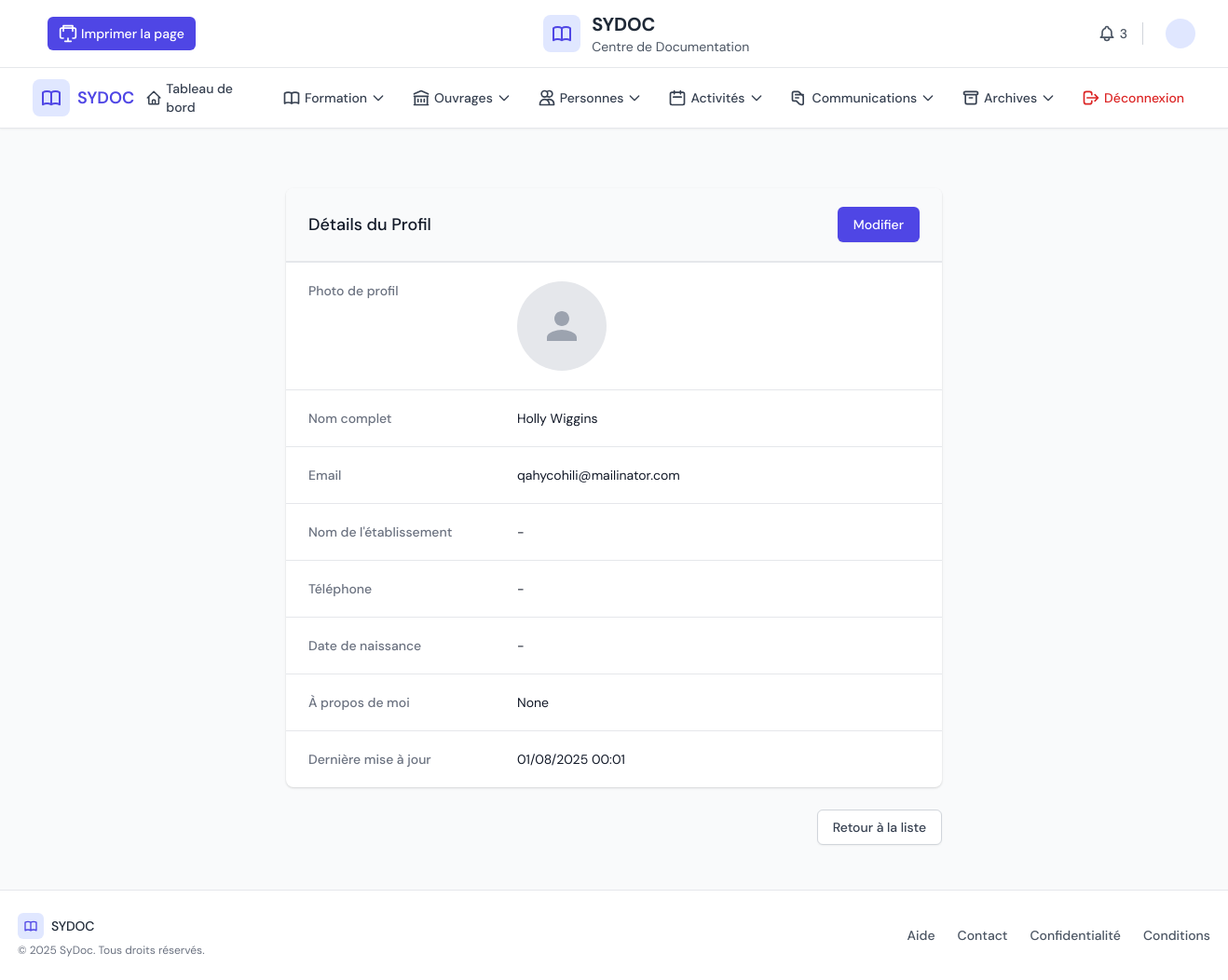
The app's page /center/profiles/2/ with its own data.
### core/models.py (models this page shows, shortened)
class Profile(models.Model):
    user = models.OneToOneField(
        User,
        on_delete=models.CASCADE,
        related_name='profile',
        verbose_name=_('Utilisateur')
    )
    profile_picture = models.ImageField(
        upload_to='profile_pics/',
        blank=True,
        null=True,
        verbose_name=_('Photo de profil'),
        help_text=_('Téléchargez une photo de profil')
    )
    establishment_name = models.CharField(
        max_length=255,
        blank=True,
        null=True,
        verbose_name=_("Nom de l'établissement"),
        help_text=_("Le nom de l'établissement où vous travaillez")
    )
    phone_number = models.CharField(
        max_length=20,
        blank=True,
        null=True,
        verbose_name=_('Numéro de téléphone'),
        validators=[DocumentationCenter.phone_regex],
        help_text=_('Format: +999999999. Maximum 15 chiffres.')
    )
    date_of_birth = models.DateField(
        blank=True,
        null=True,
        verbose_name=_('Date de naissance'),
        help_text=_('Format: JJ/MM/AAAA')
    )
    bio = models.TextField(
        blank=True,
        null=True,
        verbose_name=_('À propos de moi'),
        help_text=_('Une brève description de vous-même')
    )
    updated_at = models.DateTimeField(auto_now=True, verbose_name=_('Dernière mise à jour'))
    class Meta:
        verbose_name = _('Profil')
        verbose_name_plural = _('Profils')

### center_panel/views.py (the view)
# urls.py: path('profiles/<int:pk>/', views.profile_detail, name='profile_detail'),
def profile_detail(request, pk):
    profile = get_object_or_404(Profile, pk=pk)
    context = {
        'profile': profile,
        'title': f'Profil de {profile.user.get_full_name() or profile.user.username}'
    }
    return render(request, 'center_panel/profiles/profile_detail.html', context)

### center_panel/templates/center_panel/profiles/profile_detail.html (shortened to what this page needs)
{% extends 'center_panel/base.html' %}
{% load static i18n %}
{% block content %}
<div class="py-6">
    <div class="max-w-3xl mx-auto px-4 sm:px-6 lg:px-8">
        <div class="bg-white shadow overflow-hidden sm:rounded-lg">
            <div class="px-4 py-5 sm:px-6 bg-gray-50 border-b border-gray-200">
                <div class="flex items-center justify-between">
                    <h3 class="text-lg leading-6 font-medium text-gray-900">
                        {% trans 'Détails du Profil' %}
                    </h3>
                    <div class="flex space-x-2">
                        <a href="{% url 'center_panel:edit_profile' profile.pk %}" class="inline-flex items-center px-4 py-2 border border-transparent text-sm font-medium rounded-md shadow-sm text-white bg-indigo-600 hover:bg-indigo-700 focus:outline-none focus:ring-2 focus:ring-offset-2 focus:ring-indigo-500">
                            {% trans 'Modifier' %}
                        </a>
                    </div>
                </div>
            </div>
            <div class="border-t border-gray-200 px-4 py-5 sm:p-0">
                <dl class="sm:divide-y sm:divide-gray-200">
                    <div class="py-4 sm:py-5 sm:grid sm:grid-cols-3 sm:gap-4 sm:px-6">
                        <dt class="text-sm font-medium text-gray-500">
                            {% trans 'Photo de profil' %}
                        </dt>
                        <dd class="mt-1 text-sm text-gray-900 sm:mt-0 sm:col-span-2">
                            {% if profile.profile_picture %}
                                <img class="h-24 w-24 rounded-full" src="{{ profile.profile_picture.url }}" alt="{{ profile.user.get_full_name|default:profile.user.username }}">
                            {% else %}
                                <div class="h-24 w-24 rounded-full bg-gray-200 flex items-center justify-center">
                                    <svg class="h-12 w-12 text-gray-400" fill="currentColor" viewBox="0 0 24 24">
                                        <path d="M12 12c2.21 0 4-1.79 4-4s-1.79-4-4-4-4 1.79-4 4 1.79 4 4 4zm0 2c-2.67 0-8 1.34-8 4v2h16v-2c0-2.66-5.33-4-8-4z" />
                                    </svg>
                                </div>
                            {% endif %}
                        </dd>
                    </div>
                    <div class="py-4 sm:py-5 sm:grid sm:grid-cols-3 sm:gap-4 sm:px-6">
                        <dt class="text-sm font-medium text-gray-500">
                            {% trans 'Nom complet' %}
                        </dt>
                        <dd class="mt-1 text-sm text-gray-900 sm:mt-0 sm:col-span-2">
                            {{ profile.user.get_full_name|default:profile.user.username }}
                        </dd>
                    </div>
                    <div class="py-4 sm:py-5 sm:grid sm:grid-cols-3 sm:gap-4 sm:px-6">
                        <dt class="text-sm font-medium text-gray-500">
                            {% trans 'Email' %}
                        </dt>
                        <dd class="mt-1 text-sm text-gray-900 sm:mt-0 sm:col-span-2">
                            {{ profile.user.email }}
                        </dd>
                    </div>
                    <div class="py-4 sm:py-5 sm:grid sm:grid-cols-3 sm:gap-4 sm:px-6">
                        <dt class="text-sm font-medium text-gray-500">
                            {% trans "Nom de l'établissement" %}
                        </dt>
                        <dd class="mt-1 text-sm text-gray-900 sm:mt-0 sm:col-span-2">
                            {{ profile.establishment_name|default:"-" }}
                        </dd>
                    </div>
                    <div class="py-4 sm:py-5 sm:grid sm:grid-cols-3 sm:gap-4 sm:px-6">
                        <dt class="text-sm font-medium text-gray-500">
                            {% trans 'Téléphone' %}
                        </dt>
                        <dd class="mt-1 text-sm text-gray-900 sm:mt-0 sm:col-span-2">
                            {{ profile.phone_number|default:"-" }}
                        </dd>
                    </div>
                    <div class="py-4 sm:py-5 sm:grid sm:grid-cols-3 sm:gap-4 sm:px-6">
                        <dt class="text-sm font-medium text-gray-500">
                            {% trans 'Date de naissance' %}
                        </dt>
                        <dd class="mt-1 text-sm text-gray-900 sm:mt-0 sm:col-span-2">
                            {{ profile.date_of_birth|date:"d/m/Y"|default:"-" }}
                        </dd>
                    </div>
                    <div class="py-4 sm:py-5 sm:grid sm:grid-cols-3 sm:gap-4 sm:px-6">
                        <dt class="text-sm font-medium text-gray-500">
                            {% trans 'À propos de moi' %}
                        </dt>
                        <dd class="mt-1 text-sm text-gray-900 sm:mt-0 sm:col-span-2">
                            {{ profile.bio|linebreaks|default:"-" }}
                        </dd>
                    </div>
                    <div class="py-4 sm:py-5 sm:grid sm:grid-cols-3 sm:gap-4 sm:px-6">
                        <dt class="text-sm font-medium text-gray-500">
                            {% trans 'Dernière mise à jour' %}
                        </dt>
                        <dd class="mt-1 text-sm text-gray-900 sm:mt-0 sm:col-span-2">
                            {{ profile.updated_at|date:"d/m/Y H:i" }}
                        </dd>
                    </div>
                </dl>
            </div>
        </div>
        <div class="mt-6 flex justify-end">
            <a href="{% url 'center_panel:profiles' %}" class="bg-white py-2 px-4 border border-gray-300 rounded-md shadow-sm text-sm font-medium text-gray-700 hover:bg-gray-50 focus:outline-none focus:ring-2 focus:ring-offset-2 focus:ring-indigo-500">
                {% trans 'Retour à la liste' %}
            </a>
        </div>
    </div>
</div>
{% endblock %}

### center_panel/templates/center_panel/base.html (style rules this page uses)
body { display: flex; flex-direction: column; min-height: 100vh; font-family: 'DM Sans', sans-serif; background-color: #f9fafb; }

### records on screen
Profile: user.get_full_name "Holly Wiggins", user.email "qahycohili@mailinator.com", establishment_name "-", phone_number "-", date_of_birth "-", bio "None", updated_at "01/08/2025 00:01"

### other values on screen
{{ current_center.name|default:"Centre de Documentation" }} "Centre de Documentation"
